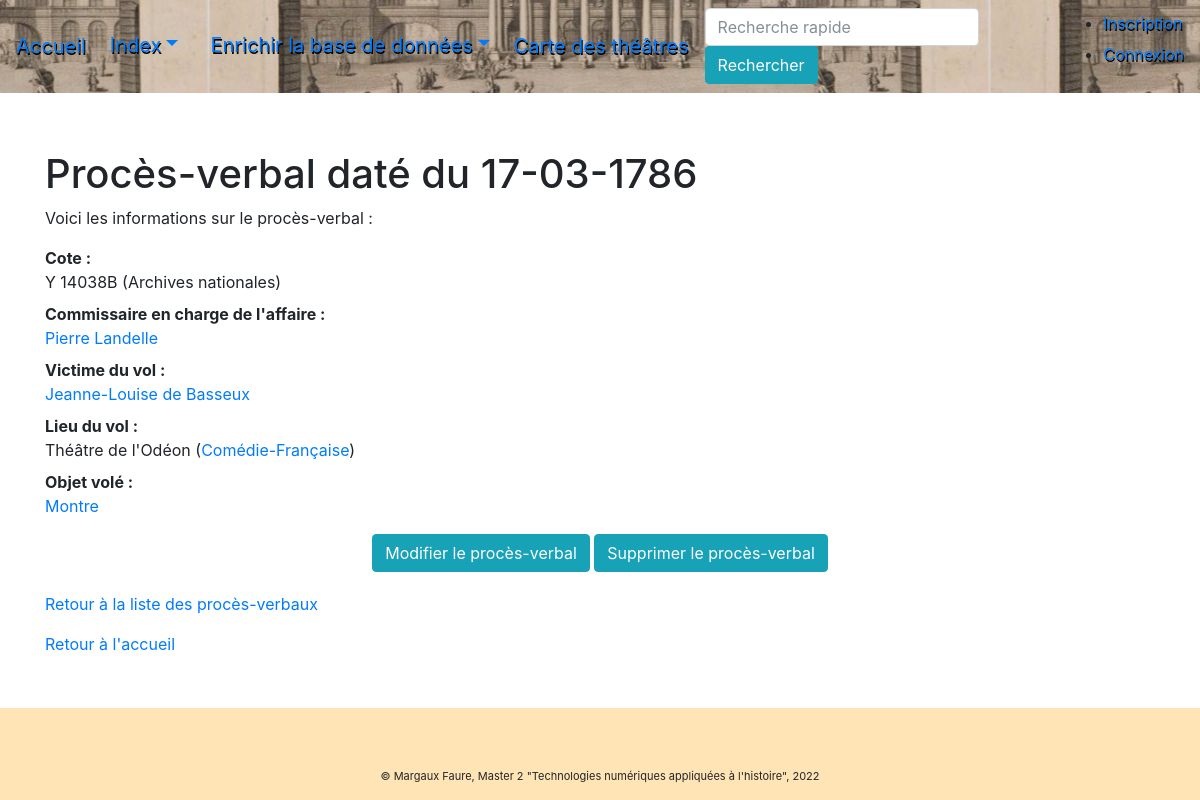
Screenshot of /proces_verbaux/2 with the database file from the repository.
### pv_theatres/modeles/donnees.py (models this page shows, shortened)
class ProcesVerbal(db.Model):
    id = db.Column(db.Integer, nullable=False, autoincrement=True, primary_key=True)
    date_pv = db.Column(db.String(10))
    id_theatre = db.Column(db.Integer, db.ForeignKey("theatre.id"))
    id_source = db.Column(db.Integer, db.ForeignKey("source.id"))
    id_commissaire = db.Column(db.Integer, db.ForeignKey("personne.id"))
    id_victime = db.Column(db.Integer, db.ForeignKey("personne.id"))
    id_objet = db.Column(db.Integer, db.ForeignKey("objet.id"))
    commissaires = db.relationship("Personne", back_populates="proces_verbaux_commissaires",
                                   foreign_keys=id_commissaire)
    victimes = db.relationship("Personne", back_populates="proces_verbaux_victimes", foreign_keys=id_victime)
    salles_theatre = db.relationship("Theatre", back_populates="proces_verbaux")
    sources = db.relationship("Source", back_populates="proces_verbaux_sources")
    objets = db.relationship("Objet", back_populates="proces_verbaux_objets")
    authorships = db.relationship("Authorship", back_populates="proces_verbal")

class Source(db.Model):
    id = db.Column(db.Integer, nullable=False, autoincrement=True, primary_key=True)
    cote = db.Column(db.Text, nullable=False)
    proces_verbaux_sources = db.relationship("ProcesVerbal", back_populates="sources")
    authorships = db.relationship("Authorship", back_populates="source")

class Personne(db.Model):
    id = db.Column(db.Integer, nullable=False, autoincrement=True, primary_key=True)
    nom = db.Column(db.Text, nullable=False)
    prenom = db.Column(db.Text)
    qualite = db.Column(db.Text)
    proces_verbaux_commissaires = db.relationship("ProcesVerbal", back_populates="commissaires",
                                                  foreign_keys="ProcesVerbal.id_commissaire")
    proces_verbaux_victimes = db.relationship("ProcesVerbal", back_populates="victimes",
                                              foreign_keys="ProcesVerbal.id_victime")
    adresses = db.relationship("Adresse", secondary=Habite, back_populates="personnes")
    authorships = db.relationship("Authorship", back_populates="personne")

class SalleTheatre(db.Model):
    id = db.Column(db.Integer, nullable=False, autoincrement=True, primary_key=True)
    nom_salle = db.Column(db.Text)
    dates_occupation_salle = db.Column(db.Text)
    id_institution = db.Column(db.Integer, db.ForeignKey("theatre.id"))
    latitude = db.Column(db.Text)
    longitude = db.Column(db.Text)
    theatres = db.relationship("Theatre", back_populates="salles_theatre")
    authorships = db.relationship("Authorship", back_populates="salle_theatre")

class Theatre(db.Model):
    id = db.Column(db.Integer, nullable=False, autoincrement=True, primary_key=True)
    institution = db.Column(db.Text, nullable=False)
    salles_theatre = db.relationship("SalleTheatre", back_populates="theatres")
    proces_verbaux = db.relationship("ProcesVerbal", back_populates="salles_theatre")

class Objet(db.Model):
    id = db.Column(db.Integer, nullable=False, autoincrement=True, primary_key=True)
    type = db.Column(db.Text, nullable=False)
    proces_verbaux_objets = db.relationship("ProcesVerbal", back_populates="objets")
    authorships = db.relationship("Authorship", back_populates="objet")

### pv_theatres/routes/generic.py (the view)
@app.route("/proces_verbaux/<int:id>")
def proces_verbal(id):
    proces_verbal = ProcesVerbal.query.get_or_404(id)
    source = proces_verbal.sources
    victime = proces_verbal.victimes
    commissaire = proces_verbal.commissaires
    institution_theatre = proces_verbal.salles_theatre
    salle = institution_theatre.salles_theatre
    objet = proces_verbal.objets
    return render_template("pages/proces_verbal.html", nom="Procès-verbal", proces_verbal=proces_verbal,
                           source=source, victime=victime,
                           commissaire=commissaire, institution=institution_theatre,
                           theatre=salle, objet=objet)

### pv_theatres/templates/pages/proces_verbal.html (shortened to what this page needs)
{% extends "conteneur.html" %}
    {% block corps %}
        {% if proces_verbal %}
                <h1>Procès-verbal daté du {{proces_verbal.date_pv.split("-")[2]}}-{{proces_verbal.date_pv.split("-")[1]}}-{{proces_verbal.date_pv.split("-")[0]}}</h1>
                    <p> Voici les informations sur le procès-verbal : </p>
                            <dl>
                            <dt> Cote :</dt>
                            <dd>{% if source %} {{source.cote}} (Archives nationales)
                                {% else %} Non renseignée
                                {% endif %}</dd>
                            <dt> Commissaire en charge de l'affaire :</dt><dd>
                                {% if commissaire %}<a href="{{url_for('personne', id=commissaire.id)}}">{{commissaire.prenom}} {{commissaire.nom}}</a>
                                {% else %} Non renseigné</dd>
                                {% endif %}
                            <dt> Victime du vol :</dt>
                            <dd>{% if victime %}<a href="{{url_for('personne', id=victime.id)}}">{{victime.prenom}} {{victime.nom}}</a>
                                {% else %} Non renseignée
                                {% endif %}</dd>
                            {% if institution %}
                            <dt> Lieu du vol :</dt>
                                {% for salle in theatre %}
                                    {% if proces_verbal.date_pv >= salle.dates_occupation_salle.split("-")[0] and proces_verbal.date_pv <= salle.dates_occupation_salle.split("-")[1] %}
                                        <dd>{{salle.nom_salle}}
                                    {% endif %}
                                {% endfor %}
                            (<a href="{{url_for('theatre', id=institution.id)}}">{{institution.institution}}</a>)</dd>
                            {% endif %}
                            <dt> Objet volé :</dt>
                            <dd>{% if objet %}<a href="{{url_for('objet_vole_type', id=objet.id)}}">{{objet.type}}</a>
                                {% else %}Non renseigné
                                {% endif %}</dd>
                            </dl>
        <div  class="text-center" style="place-content:center; margin-bottom:20px;">
            <a class="btn btn-info text-center" href="{{url_for('modification_proces_verbal', id=proces_verbal.id)}}">Modifier le procès-verbal</a>
            <a class="btn btn-info text-center" href="{{url_for('suppression_proces_verbal', id=proces_verbal.id)}}">Supprimer le procès-verbal</a>
        </div>
               <p><a href="{{url_for('proces_verbaux_liste')}}">Retour à la liste des procès-verbaux</a></p>
        {% else %}
                <p>Ce procès-verbal n'est pas renseigné dans la base de données.</p>
        {% endif %}
            <p><a href="{{url_for('accueil')}}">Retour à l'accueil</a></p>
{% endblock %}

### rows the page displays
ProcesVerbal: date_pv "17", date_pv "03", date_pv "1786"
Source: cote "Y 14038B"
Personne: prenom "Pierre", nom "Landelle"
Personne: prenom "Jeanne-Louise", nom "de Basseux"
SalleTheatre: nom_salle "Théâtre de l'Odéon"
Theatre: institution "Comédie-Française"
Objet: type "Montre"
